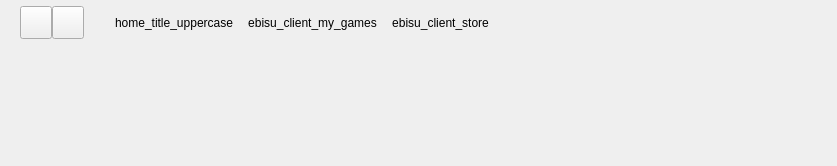
<?xml version="1.0" encoding="UTF-8"?>
<ui version="4.0">
 <class>NavBarView</class>
 <widget class="QWidget" name="NavBarView">
  <property name="geometry">
   <rect>
    <x>0</x>
    <y>0</y>
    <width>837</width>
    <height>166</height>
   </rect>
  </property>
  <layout class="QGridLayout" name="gridLayout" rowstretch="0,0">
   <property name="leftMargin">
    <number>0</number>
   </property>
   <property name="topMargin">
    <number>6</number>
   </property>
   <property name="rightMargin">
    <number>0</number>
   </property>
   <property name="bottomMargin">
    <number>0</number>
   </property>
   <property name="horizontalSpacing">
    <number>0</number>
   </property>
   <property name="verticalSpacing">
    <number>6</number>
   </property>
   <item row="0" column="3">
    <widget class="QPushButton" name="btnForward">
     <property name="sizePolicy">
      <sizepolicy hsizetype="Fixed" vsizetype="Fixed">
       <horstretch>0</horstretch>
       <verstretch>0</verstretch>
      </sizepolicy>
     </property>
     <property name="minimumSize">
      <size>
       <width>32</width>
       <height>33</height>
      </size>
     </property>
     <property name="maximumSize">
      <size>
       <width>32</width>
       <height>33</height>
      </size>
     </property>
     <property name="toolTip">
      <string>ebisu_client_go_forward</string>
     </property>
    </widget>
   </item>
   <item row="0" column="0">
    <spacer>
     <property name="orientation">
      <enum>Qt::Horizontal</enum>
     </property>
     <property name="sizeType">
      <enum>QSizePolicy::Fixed</enum>
     </property>
     <property name="sizeHint" stdset="0">
      <size>
       <width>20</width>
       <height>0</height>
      </size>
     </property>
    </spacer>
   </item>
   <item row="0" column="4">
    <spacer>
     <property name="orientation">
      <enum>Qt::Horizontal</enum>
     </property>
     <property name="sizeType">
      <enum>QSizePolicy::Fixed</enum>
     </property>
     <property name="sizeHint" stdset="0">
      <size>
       <width>20</width>
       <height>0</height>
      </size>
     </property>
    </spacer>
   </item>
   <item row="0" column="5">
    <widget class="QLabel" name="divFirst">
     <property name="minimumSize">
      <size>
       <width>0</width>
       <height>33</height>
      </size>
     </property>
     <property name="maximumSize">
      <size>
       <width>16777215</width>
       <height>33</height>
      </size>
     </property>
     <property name="alignment">
      <set>Qt::AlignCenter</set>
     </property>
    </widget>
   </item>
   <item row="0" column="7">
    <widget class="QPushButton" name="btnMyOrigin">
     <property name="minimumSize">
      <size>
       <width>0</width>
       <height>33</height>
      </size>
     </property>
     <property name="maximumSize">
      <size>
       <width>16777215</width>
       <height>33</height>
      </size>
     </property>
     <property name="text">
      <string>home_title_uppercase</string>
     </property>
     <property name="flat">
      <bool>true</bool>
     </property>
    </widget>
   </item>
   <item row="0" column="11">
    <widget class="QPushButton" name="btnMyGames">
     <property name="minimumSize">
      <size>
       <width>0</width>
       <height>33</height>
      </size>
     </property>
     <property name="maximumSize">
      <size>
       <width>16777215</width>
       <height>33</height>
      </size>
     </property>
     <property name="text">
      <string>ebisu_client_my_games</string>
     </property>
     <property name="flat">
      <bool>true</bool>
     </property>
    </widget>
   </item>
   <item row="0" column="14">
    <widget class="QLabel" name="divMiddleRight">
     <property name="minimumSize">
      <size>
       <width>0</width>
       <height>33</height>
      </size>
     </property>
     <property name="maximumSize">
      <size>
       <width>16777215</width>
       <height>33</height>
      </size>
     </property>
     <property name="alignment">
      <set>Qt::AlignCenter</set>
     </property>
    </widget>
   </item>
   <item row="0" column="15">
    <widget class="QPushButton" name="btnStore">
     <property name="minimumSize">
      <size>
       <width>0</width>
       <height>33</height>
      </size>
     </property>
     <property name="maximumSize">
      <size>
       <width>16777215</width>
       <height>33</height>
      </size>
     </property>
     <property name="text">
      <string>ebisu_client_store</string>
     </property>
     <property name="flat">
      <bool>true</bool>
     </property>
    </widget>
   </item>
   <item row="0" column="19">
    <spacer name="horizontalSpacer">
     <property name="orientation">
      <enum>Qt::Horizontal</enum>
     </property>
     <property name="sizeHint" stdset="0">
      <size>
       <width>72</width>
       <height>19</height>
      </size>
     </property>
    </spacer>
   </item>
   <item row="0" column="10">
    <widget class="QLabel" name="divMiddleLeft">
     <property name="minimumSize">
      <size>
       <width>0</width>
       <height>33</height>
      </size>
     </property>
     <property name="maximumSize">
      <size>
       <width>16777215</width>
       <height>33</height>
      </size>
     </property>
     <property name="alignment">
      <set>Qt::AlignCenter</set>
     </property>
    </widget>
   </item>
   <item row="0" column="18">
    <widget class="QLabel" name="divLast">
     <property name="minimumSize">
      <size>
       <width>0</width>
       <height>33</height>
      </size>
     </property>
     <property name="maximumSize">
      <size>
       <width>16777215</width>
       <height>33</height>
      </size>
     </property>
     <property name="alignment">
      <set>Qt::AlignCenter</set>
     </property>
    </widget>
   </item>
   <item row="1" column="0" colspan="21">
    <widget class="QFrame" name="separator"/>
   </item>
   <item row="1" column="6" colspan="4">
    <widget class="QFrame" name="curTabMyOrigin"/>
   </item>
   <item row="1" column="11" colspan="3">
    <widget class="QFrame" name="curTabGames">
     <property name="minimumSize">
      <size>
       <width>0</width>
       <height>6</height>
      </size>
     </property>
    </widget>
   </item>
   <item row="1" column="15" colspan="3">
    <widget class="QFrame" name="curTabStore">
     <property name="minimumSize">
      <size>
       <width>0</width>
       <height>5</height>
      </size>
     </property>
    </widget>
   </item>
   <item row="0" column="1">
    <widget class="QPushButton" name="btnBackward">
     <property name="sizePolicy">
      <sizepolicy hsizetype="Fixed" vsizetype="Fixed">
       <horstretch>0</horstretch>
       <verstretch>0</verstretch>
      </sizepolicy>
     </property>
     <property name="minimumSize">
      <size>
       <width>32</width>
       <height>33</height>
      </size>
     </property>
     <property name="maximumSize">
      <size>
       <width>32</width>
       <height>33</height>
      </size>
     </property>
     <property name="toolTip">
      <string>ebisu_client_go_back</string>
     </property>
    </widget>
   </item>
   <item row="0" column="20">
    <widget class="QFrame" name="socialStatusArea">
     <property name="sizePolicy">
      <sizepolicy hsizetype="Preferred" vsizetype="Preferred">
       <horstretch>0</horstretch>
       <verstretch>0</verstretch>
      </sizepolicy>
     </property>
     <property name="minimumSize">
      <size>
       <width>140</width>
       <height>0</height>
      </size>
     </property>
     <property name="maximumSize">
      <size>
       <width>16777215</width>
       <height>16777215</height>
      </size>
     </property>
     <property name="styleSheet">
      <string notr="true"/>
     </property>
     <property name="frameShape">
      <enum>QFrame::NoFrame</enum>
     </property>
     <property name="frameShadow">
      <enum>QFrame::Plain</enum>
     </property>
     <layout class="QGridLayout" name="socialStatusAreaLayout"/>
    </widget>
   </item>
   <item row="0" column="2">
    <spacer name="navButtonSpacer">
     <property name="orientation">
      <enum>Qt::Horizontal</enum>
     </property>
     <property name="sizeType">
      <enum>QSizePolicy::Fixed</enum>
     </property>
     <property name="sizeHint" stdset="0">
      <size>
       <width>0</width>
       <height>20</height>
      </size>
     </property>
    </spacer>
   </item>
  </layout>
 </widget>
 <layoutdefault spacing="0" margin="0"/>
 <resources/>
 <connections/>
</ui>
